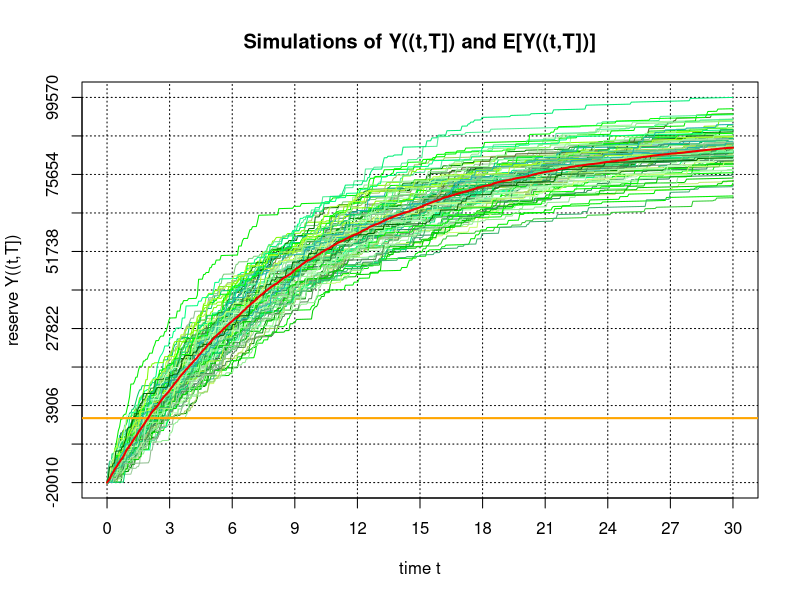

Recreate this plot in R.
# __________________________________________________________________________________________________
# 
# autor: Pedro Guarderas
# email: ajusworkopensource@gmail.com
# file: session_17.R
# 
# This program is free software; you can redistribute it and/or modify it under the 
# terms of the GNU General Public License as published by the Free Software Foundation; 
# either version 2 of the License, or (at your option) any later version.
# __________________________________________________________________________________________________


#___________________________________________________________________________________________________
# Simulation of mathematical reserves
# Only with jump process
# B(t) = \sum_{0<s<=t} \delta * B(s) 
# dB(t) = \sum_{0<s<=t} B(s) dirac(s)


# Time grid
n<-500
T<-30
t<-seq(0,T,length.out = n)

# Interest rate constant
r<-0.01

# Discrete jump process
# its differential is a sum of Dirac measures times the value
N<-100
l<-0.1

mlog<-log(1000)
sdlog<-0.5

# Number of simulations
S<-100

# Operative cost
b<-15000

D<-148


# Mathematical reserves Y[(t,T]] where t is every time in the grid
Y<-matrix( 0, n, S )

for ( s in 1:S ) {
  tau<-rexp( N, rate = l )
  tau<-sort( tau[ tau <= T ] )
  M<-length( tau )
  B<-rlnorm( M, meanlog = mlog, sdlog = sdlog )
  for ( i in 1:n ) {
    k<-which( tau <= t[i] )
    Y[i,s]<-sum( B[k] * exp( -r * ( tau[k] - t[1] ) ) ) - 
      b * exp( -r * ( t[i] - t[1] ) ) / r +
      D * N * exp( -r * ( t[i] - t[1] ) ) / r 
  }
}

# Expected mathematical reserve
V<-rowMeans( Y )

# Plots
cols<-sample( colors()[ grepl( 'green', colors() ) ], S, replace = TRUE )
ymax<-(round( max( Y ), 0 ) %/% 10 + 1)*10
ymin<-(round( min( Y ), 0 ) %/% 10 - 1)*10
xs<-round( seq( 0, T, T/10 ), 2 )
ys<-round( seq( ymin, ymax, (ymax-ymin)/10 ), 1 )
plot( t, Y[,1], ylim = c( ymin, ymax ), type = 'l', lwd = 1, col = cols[1], 
      xlab = 'time t', ylab = 'reserve Y((t,T])', xaxt = 'n', yaxt = 'n', 
      panel.first = { 
        title( main = 'Simulations of Y((t,T]) and E[Y((t,T])]' )
        axis( 1, at=xs, labels = xs )
        axis( 2, at=ys, labels = ys )
        abline( v = xs, col = 'black', lwd = 1, lty = 3 )
        abline( h = ys, col = 'black', lwd = 1, lty = 3 )
      })
for ( s in 2:S ) {
  points( t, Y[,s], type = 'l', lwd = 1, col = cols[s] )
}
abline( h = 0, col = 'orange', lwd = 2, lty = 1 )
points( t, V, type = 'l', lwd = 2, col = 'red2' )
